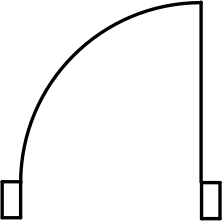
#> input picture img2.png, 223 x 221 px
$ python -i tkinter1.py   (imports and definitions only)   (Python 2 division)   (older library calls are emulated)
#> lines starting #> are read from the running program, lines starting #| are printed output that depends on the picture; after the words box and inside, x2 and y2 are one past the last pixel; in counts of white or black regions, pixels touching at a corner belong together
#> further down, picture is the input picture: shape (221, 223, 3); min 0, max 255, mean 243.2
#!/usr/bin/env python
# -*- coding: utf-8 -*-
import cv2
try:
    # Tkinter for Python 2.xx
    import Tkinter as tk
except ImportError:
    # Tkinter for Python 3.xx
    import tkinter as tk
from PIL import ImageTk
APP_TITLE = "Drag & Drop Tk Canvas Images"
APP_XPOS = 100
APP_YPOS = 100
APP_WIDTH = 300
APP_HEIGHT = 200

IMAGE_PATH = ""

def func(imagem):
    # [5 lines of commented-out code are left out]
    imagem = cv2.bitwise_not(imagem)
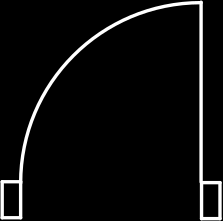
#> imagem: shape (221, 223, 3); min 0, max 255, mean 11.8
    # cv2.imshow("contours", imagem)
    img = cv2.pyrDown(imagem)
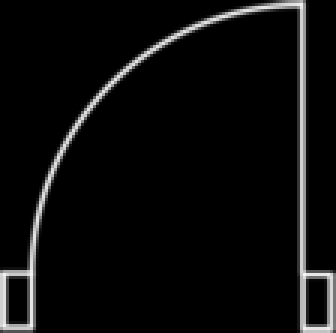
#> img: shape (111, 112, 3) (shown 3 times larger); min 0, max 246, mean 12.1
    # threshold image
    ret, threshed_img = cv2.threshold(cv2.cvtColor(img, cv2.COLOR_BGR2GRAY),
                                      127, 255, cv2.THRESH_BINARY)
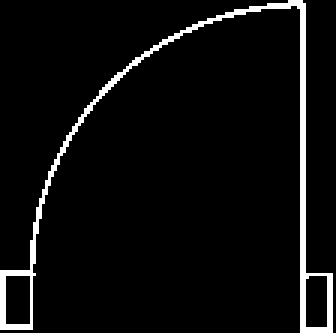
#> threshed_img: shape (111, 112) (shown 3 times larger); 5% white in thin lines or dots
    # get contours from image
    image, contours, hier = cv2.findContours(threshed_img, cv2.RETR_EXTERNAL,
                                             cv2.CHAIN_APPROX_SIMPLE)
#> contours = 1 contour; box (x1, y1, x2, y2) and area: (0, 0, 111, 111) 592

    # for each contour
    # print contours
    #for i in range(0, len(contours)):
    #    print cv2.contourArea(contours[i])
    sum=0
    x=0
    for cnt in contours:
        x+=1
        # get convex hull
        hull = cv2.convexHull(cnt)
        #print [hull]
        # print cv2.contourArea([hull])
        for i in range(0, len([hull])):
            sum+= cv2.contourArea([hull][i])
            #print i
        # draw it in red color
        cv2.drawContours(img, [hull], -1, (0, 0, 255), 1)
#> this loop made 1 pass
#> x on pass 1: 1
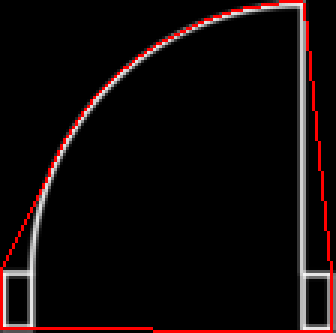
#> img: shape (111, 112, 3) (shown 3 times larger); 2.94% of pixels changed, all inside (x1, y1, x2, y2) = (0, 0, 111, 111); drawn as B, G, R
#> after the loop, sum = 9105.5; x = 1
    #cv2.imshow("contours", img)
    return sum


class CreateCanvasObject(object):
    # [84 lines left out: functions __init__, move, release, not called in this run]

image_i=[]
# [2 lines not run here, left out]

class Application(tk.Frame):
    # [15 lines left out: function __init__, not called in this run]

    def close(self):
        print("Application-Shutdown")
        self.master.destroy()


# [9 lines left out: function main, not called in this run]


# [2 lines not run here, left out]

>>> import cv2
>>> picture = cv2.imread('img2.png')
>>> result = func(picture)
#> result = 9105.5

$ run again, on 1.png
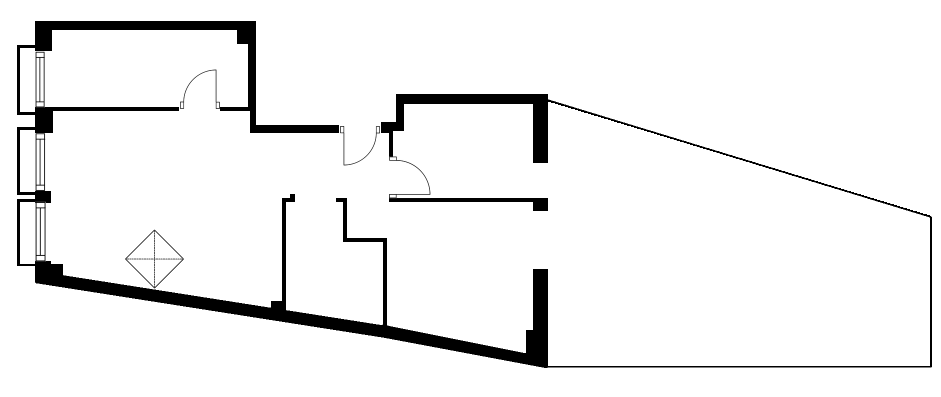
#> input picture 1.png, 1882 x 794 px (shown at 1/2 size)
#> picture is the input picture: shape (794, 1882, 3); min 0, max 255, mean 240.3
#> in func, `ret, threshed_img = cv2.threshold(cv2.cvtColor(img, cv2.COLOR_BGR2GRAY..`:
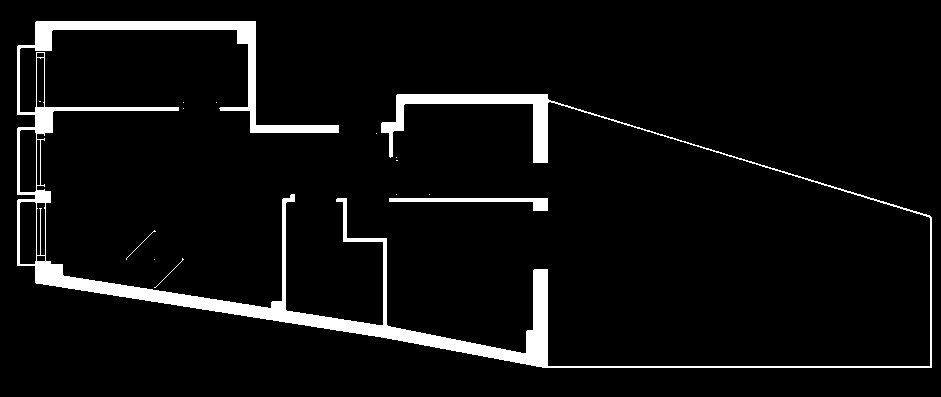
#> threshed_img: shape (397, 941); 5.7% white; 14 white regions (10 under 20 px)
#> contours = 13 contours, 11 with area under 20; largest, box (x1, y1, x2, y2) and area: (17, 21, 932, 368) 20298, (389, 198, 548, 211) 600
#> the loop in func, `for cnt in contours:` made 13 passes
#> hull on passes 1, 2, 3, 5, 6, 8, 9, 10: [[154, 259]], [[183, 259], [155, 287], [154, 287], [182, 258]], [[155, 231], [126, 259], [126, 258], [154, 230]], [[429, 194]], [[396, 194]], [[396, 157]], [[376, 133]], [[183, 108]]
#> after the loop in func, `for cnt in contours:`:
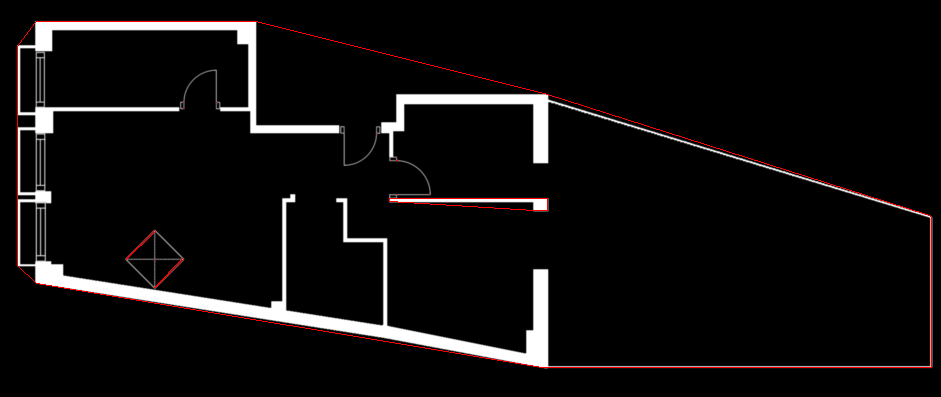
#> img: shape (397, 941, 3); mean of channels 0, 1, 2 14, 14, 15.8; drawn as B, G, R
#> after the loop in func, `for cnt in contours:`: sum = 232288; x = 13
#> result = 232288

$ run again, on 52.png
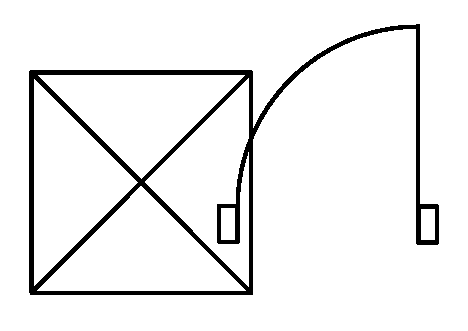
#> input picture 52.png, 468 x 331 px
#> picture is the input picture: shape (331, 468, 3); 93.8% white; 1 black region, box (x1, y1, x2, y2) and area: (29, 24, 439, 295) 9668
#> in func, `ret, threshed_img = cv2.threshold(cv2.cvtColor(img, cv2.COLOR_BGR2GRAY..`:
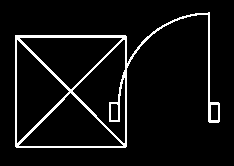
#> threshed_img: shape (166, 234); 6.4% white in thin lines or dots, all inside (x1, y1, x2, y2) = (15, 12, 220, 148)
#> contours = 1 contour; box (x1, y1, x2, y2) and area: (15, 12, 220, 148) 12892
#> the loop in func, `for cnt in contours:` made 1 pass
#> x on pass 1: 1
#> after the loop in func, `for cnt in contours:`:
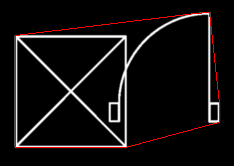
#> img: shape (166, 234, 3); mean of channels 0, 1, 2 14.4, 14.4, 18.5; drawn as B, G, R
#> after the loop in func, `for cnt in contours:`: sum = 23730; x = 1
#> result = 23730
